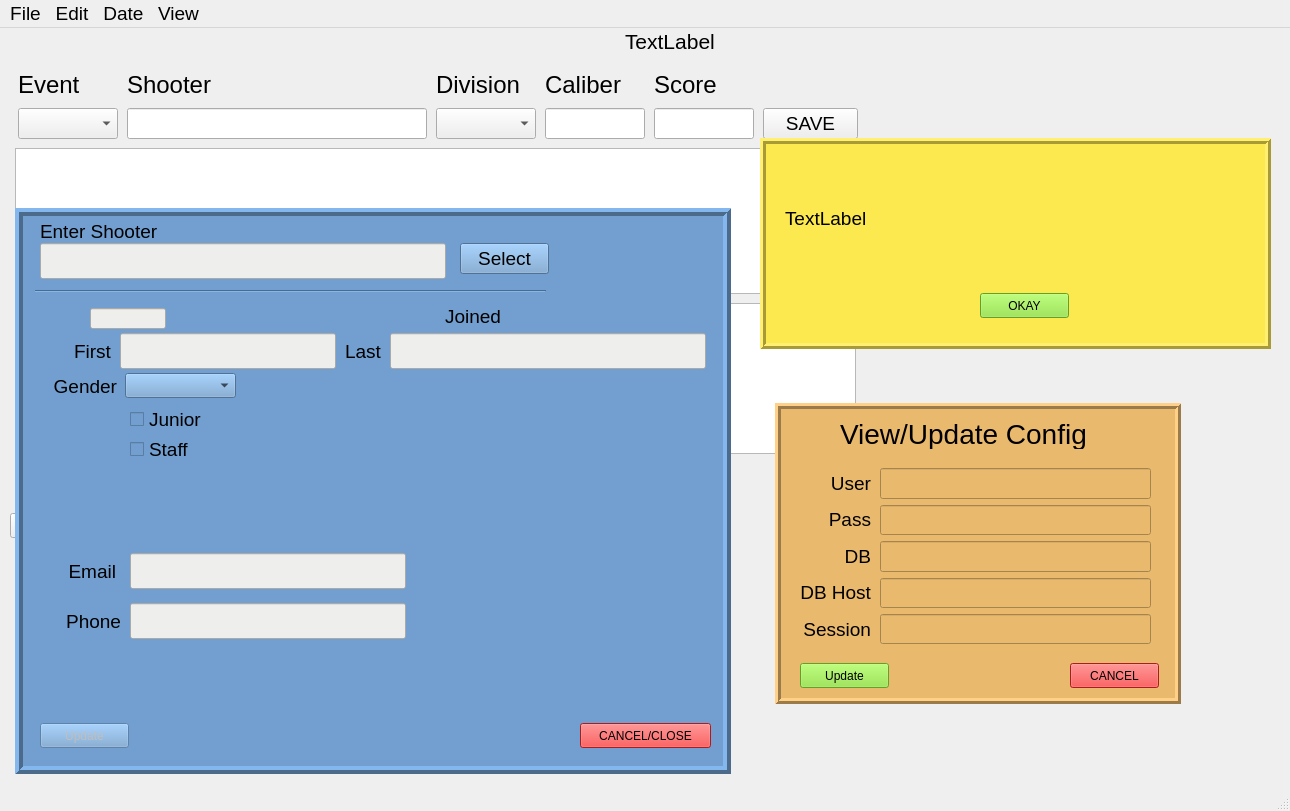
<?xml version="1.0" encoding="UTF-8"?>
<ui version="4.0">
 <class>MainWindow</class>
 <widget class="QMainWindow" name="MainWindow">
  <property name="geometry">
   <rect>
    <x>0</x>
    <y>0</y>
    <width>1290</width>
    <height>811</height>
   </rect>
  </property>
  <property name="sizePolicy">
   <sizepolicy hsizetype="Fixed" vsizetype="Fixed">
    <horstretch>0</horstretch>
    <verstretch>0</verstretch>
   </sizepolicy>
  </property>
  <property name="windowTitle">
   <string>MNSL Score</string>
  </property>
  <property name="windowIcon">
   <iconset>
    <normaloff>../../mnsl/logo/b-card.png</normaloff>../../mnsl/logo/b-card.png</iconset>
  </property>
  <widget class="QWidget" name="centralwidget">
   <widget class="QTextBrowser" name="history">
    <property name="geometry">
     <rect>
      <x>15</x>
      <y>120</y>
      <width>841</width>
      <height>146</height>
     </rect>
    </property>
    <property name="font">
     <font>
      <family>Monospace</family>
      <pointsize>14</pointsize>
     </font>
    </property>
   </widget>
   <widget class="QPushButton" name="ButtRestart">
    <property name="geometry">
     <rect>
      <x>10</x>
      <y>485</y>
      <width>111</width>
      <height>25</height>
     </rect>
    </property>
    <property name="text">
     <string>Restart App</string>
    </property>
   </widget>
   <widget class="QLabel" name="lblInfo">
    <property name="geometry">
     <rect>
      <x>625</x>
      <y>0</y>
      <width>396</width>
      <height>26</height>
     </rect>
    </property>
    <property name="font">
     <font>
      <pointsize>16</pointsize>
     </font>
    </property>
    <property name="text">
     <string>TextLabel</string>
    </property>
   </widget>
   <widget class="QWidget" name="gridLayoutWidget">
    <property name="geometry">
     <rect>
      <x>15</x>
      <y>40</y>
      <width>846</width>
      <height>71</height>
     </rect>
    </property>
    <layout class="QGridLayout" name="gridLayout">
     <item row="2" column="0">
      <widget class="QComboBox" name="eventcomboBox">
       <property name="maximumSize">
        <size>
         <width>100</width>
         <height>16777215</height>
        </size>
       </property>
       <property name="font">
        <font>
         <pointsize>14</pointsize>
        </font>
       </property>
       <property name="focusPolicy">
        <enum>Qt::TabFocus</enum>
       </property>
      </widget>
     </item>
     <item row="0" column="4">
      <widget class="QLabel" name="label_5">
       <property name="font">
        <font>
         <pointsize>18</pointsize>
        </font>
       </property>
       <property name="text">
        <string>Score</string>
       </property>
      </widget>
     </item>
     <item row="0" column="3">
      <widget class="QLabel" name="label_4">
       <property name="font">
        <font>
         <pointsize>18</pointsize>
        </font>
       </property>
       <property name="text">
        <string>Caliber</string>
       </property>
      </widget>
     </item>
     <item row="0" column="1">
      <widget class="QLabel" name="label_2">
       <property name="font">
        <font>
         <pointsize>18</pointsize>
        </font>
       </property>
       <property name="text">
        <string>Shooter</string>
       </property>
      </widget>
     </item>
     <item row="0" column="2">
      <widget class="QLabel" name="label_3">
       <property name="font">
        <font>
         <pointsize>18</pointsize>
        </font>
       </property>
       <property name="text">
        <string>Division</string>
       </property>
      </widget>
     </item>
     <item row="2" column="3">
      <widget class="QLineEdit" name="caliber">
       <property name="maximumSize">
        <size>
         <width>100</width>
         <height>16777215</height>
        </size>
       </property>
       <property name="font">
        <font>
         <pointsize>14</pointsize>
        </font>
       </property>
      </widget>
     </item>
     <item row="2" column="2">
      <widget class="QComboBox" name="divcomboBox">
       <property name="maximumSize">
        <size>
         <width>100</width>
         <height>16777215</height>
        </size>
       </property>
       <property name="font">
        <font>
         <pointsize>14</pointsize>
        </font>
       </property>
       <property name="focusPolicy">
        <enum>Qt::TabFocus</enum>
       </property>
      </widget>
     </item>
     <item row="2" column="1">
      <widget class="QLineEdit" name="shooter">
       <property name="minimumSize">
        <size>
         <width>300</width>
         <height>0</height>
        </size>
       </property>
       <property name="maximumSize">
        <size>
         <width>300</width>
         <height>16777215</height>
        </size>
       </property>
       <property name="font">
        <font>
         <pointsize>14</pointsize>
        </font>
       </property>
      </widget>
     </item>
     <item row="0" column="0">
      <widget class="QLabel" name="label">
       <property name="font">
        <font>
         <pointsize>18</pointsize>
        </font>
       </property>
       <property name="text">
        <string>Event</string>
       </property>
      </widget>
     </item>
     <item row="2" column="4">
      <widget class="QLineEdit" name="score">
       <property name="minimumSize">
        <size>
         <width>100</width>
         <height>0</height>
        </size>
       </property>
       <property name="maximumSize">
        <size>
         <width>100</width>
         <height>16777215</height>
        </size>
       </property>
       <property name="font">
        <font>
         <pointsize>14</pointsize>
        </font>
       </property>
      </widget>
     </item>
     <item row="2" column="5">
      <widget class="QPushButton" name="saveButton">
       <property name="maximumSize">
        <size>
         <width>95</width>
         <height>16777215</height>
        </size>
       </property>
       <property name="font">
        <font>
         <pointsize>14</pointsize>
        </font>
       </property>
       <property name="text">
        <string>SAVE</string>
       </property>
      </widget>
     </item>
    </layout>
   </widget>
   <widget class="QFrame" name="frameerrormsg">
    <property name="geometry">
     <rect>
      <x>760</x>
      <y>110</y>
      <width>511</width>
      <height>211</height>
     </rect>
    </property>
    <property name="styleSheet">
     <string notr="true">border-color: rgb(252, 233, 79);
background-color: rgb(252, 233, 79);</string>
    </property>
    <property name="frameShape">
     <enum>QFrame::Box</enum>
    </property>
    <property name="frameShadow">
     <enum>QFrame::Raised</enum>
    </property>
    <property name="lineWidth">
     <number>3</number>
    </property>
    <widget class="QPushButton" name="Buttokayerrormsg">
     <property name="geometry">
      <rect>
       <x>220</x>
       <y>155</y>
       <width>89</width>
       <height>25</height>
      </rect>
     </property>
     <property name="styleSheet">
      <string notr="true">background-color: rgb(138, 226, 52);</string>
     </property>
     <property name="text">
      <string>OKAY</string>
     </property>
    </widget>
    <widget class="QLabel" name="lblerrorboxmsg">
     <property name="geometry">
      <rect>
       <x>25</x>
       <y>25</y>
       <width>456</width>
       <height>111</height>
      </rect>
     </property>
     <property name="font">
      <font>
       <pointsize>14</pointsize>
      </font>
     </property>
     <property name="text">
      <string>TextLabel</string>
     </property>
    </widget>
   </widget>
   <widget class="QFrame" name="frameCal">
    <property name="geometry">
     <rect>
      <x>180</x>
      <y>195</y>
      <width>506</width>
      <height>266</height>
     </rect>
    </property>
    <property name="styleSheet">
     <string notr="true">background-color: rgb(211, 215, 207);</string>
    </property>
    <property name="frameShape">
     <enum>QFrame::Panel</enum>
    </property>
    <property name="frameShadow">
     <enum>QFrame::Raised</enum>
    </property>
    <property name="lineWidth">
     <number>5</number>
    </property>
    <widget class="QCalendarWidget" name="calendarWidget">
     <property name="geometry">
      <rect>
       <x>25</x>
       <y>25</y>
       <width>456</width>
       <height>171</height>
      </rect>
     </property>
     <property name="styleSheet">
      <string notr="true">background-color: rgb(114, 159, 207);</string>
     </property>
    </widget>
    <widget class="QPushButton" name="ButtGetDate">
     <property name="geometry">
      <rect>
       <x>60</x>
       <y>215</y>
       <width>89</width>
       <height>25</height>
      </rect>
     </property>
     <property name="text">
      <string>Select</string>
     </property>
    </widget>
    <widget class="QPushButton" name="ButtCalCancel">
     <property name="geometry">
      <rect>
       <x>385</x>
       <y>215</y>
       <width>89</width>
       <height>25</height>
      </rect>
     </property>
     <property name="text">
      <string>CANCEL</string>
     </property>
    </widget>
   </widget>
   <widget class="QTextBrowser" name="errorlog">
    <property name="geometry">
     <rect>
      <x>15</x>
      <y>275</y>
      <width>841</width>
      <height>151</height>
     </rect>
    </property>
    <property name="styleSheet">
     <string notr="true">color: rgb(239, 41, 41);</string>
    </property>
   </widget>
   <widget class="QFrame" name="frameConfig">
    <property name="geometry">
     <rect>
      <x>775</x>
      <y>375</y>
      <width>406</width>
      <height>301</height>
     </rect>
    </property>
    <property name="focusPolicy">
     <enum>Qt::NoFocus</enum>
    </property>
    <property name="styleSheet">
     <string notr="true">border-color: rgb(252, 233, 79);
background-color: rgb(233, 185, 110);</string>
    </property>
    <property name="frameShape">
     <enum>QFrame::Box</enum>
    </property>
    <property name="frameShadow">
     <enum>QFrame::Raised</enum>
    </property>
    <property name="lineWidth">
     <number>3</number>
    </property>
    <widget class="QPushButton" name="ButtConfigOkay">
     <property name="geometry">
      <rect>
       <x>25</x>
       <y>260</y>
       <width>89</width>
       <height>25</height>
      </rect>
     </property>
     <property name="styleSheet">
      <string notr="true">background-color: rgb(138, 226, 52);</string>
     </property>
     <property name="text">
      <string>Update</string>
     </property>
    </widget>
    <widget class="QLabel" name="label_11">
     <property name="geometry">
      <rect>
       <x>65</x>
       <y>15</y>
       <width>276</width>
       <height>31</height>
      </rect>
     </property>
     <property name="font">
      <font>
       <pointsize>21</pointsize>
      </font>
     </property>
     <property name="text">
      <string>View/Update Config</string>
     </property>
    </widget>
    <widget class="QPushButton" name="ButtConfigCancel">
     <property name="geometry">
      <rect>
       <x>295</x>
       <y>260</y>
       <width>89</width>
       <height>25</height>
      </rect>
     </property>
     <property name="styleSheet">
      <string notr="true">background-color: rgb(239, 41, 41);</string>
     </property>
     <property name="text">
      <string>CANCEL</string>
     </property>
    </widget>
    <widget class="QWidget" name="verticalLayoutWidget">
     <property name="geometry">
      <rect>
       <x>20</x>
       <y>65</y>
       <width>76</width>
       <height>176</height>
      </rect>
     </property>
     <layout class="QVBoxLayout" name="verticalLayout">
      <item>
       <widget class="QLabel" name="lblConfig1">
        <property name="font">
         <font>
          <pointsize>14</pointsize>
         </font>
        </property>
        <property name="layoutDirection">
         <enum>Qt::LeftToRight</enum>
        </property>
        <property name="text">
         <string>User</string>
        </property>
        <property name="alignment">
         <set>Qt::AlignRight|Qt::AlignTrailing|Qt::AlignVCenter</set>
        </property>
       </widget>
      </item>
      <item>
       <widget class="QLabel" name="lblConfig1_2">
        <property name="font">
         <font>
          <pointsize>14</pointsize>
         </font>
        </property>
        <property name="layoutDirection">
         <enum>Qt::LeftToRight</enum>
        </property>
        <property name="text">
         <string>Pass</string>
        </property>
        <property name="alignment">
         <set>Qt::AlignRight|Qt::AlignTrailing|Qt::AlignVCenter</set>
        </property>
       </widget>
      </item>
      <item>
       <widget class="QLabel" name="lblConfig1_3">
        <property name="font">
         <font>
          <pointsize>14</pointsize>
         </font>
        </property>
        <property name="layoutDirection">
         <enum>Qt::LeftToRight</enum>
        </property>
        <property name="text">
         <string>DB</string>
        </property>
        <property name="alignment">
         <set>Qt::AlignRight|Qt::AlignTrailing|Qt::AlignVCenter</set>
        </property>
       </widget>
      </item>
      <item>
       <widget class="QLabel" name="lblConfig1_5">
        <property name="font">
         <font>
          <pointsize>14</pointsize>
         </font>
        </property>
        <property name="layoutDirection">
         <enum>Qt::LeftToRight</enum>
        </property>
        <property name="text">
         <string>DB Host</string>
        </property>
        <property name="alignment">
         <set>Qt::AlignRight|Qt::AlignTrailing|Qt::AlignVCenter</set>
        </property>
       </widget>
      </item>
      <item>
       <widget class="QLabel" name="lblConfig1_4">
        <property name="font">
         <font>
          <pointsize>14</pointsize>
         </font>
        </property>
        <property name="layoutDirection">
         <enum>Qt::LeftToRight</enum>
        </property>
        <property name="text">
         <string>Session</string>
        </property>
        <property name="alignment">
         <set>Qt::AlignRight|Qt::AlignTrailing|Qt::AlignVCenter</set>
        </property>
       </widget>
      </item>
     </layout>
    </widget>
    <widget class="QWidget" name="verticalLayoutWidget_2">
     <property name="geometry">
      <rect>
       <x>105</x>
       <y>65</y>
       <width>271</width>
       <height>176</height>
      </rect>
     </property>
     <layout class="QVBoxLayout" name="verticalLayout_2">
      <item>
       <widget class="QLineEdit" name="lnConfigUser">
        <property name="font">
         <font>
          <pointsize>14</pointsize>
         </font>
        </property>
       </widget>
      </item>
      <item>
       <widget class="QLineEdit" name="lnConfigPass">
        <property name="font">
         <font>
          <pointsize>14</pointsize>
         </font>
        </property>
       </widget>
      </item>
      <item>
       <widget class="QLineEdit" name="lnConfigDB">
        <property name="font">
         <font>
          <pointsize>14</pointsize>
         </font>
        </property>
       </widget>
      </item>
      <item>
       <widget class="QLineEdit" name="lnConfigDBHost">
        <property name="font">
         <font>
          <pointsize>14</pointsize>
         </font>
        </property>
       </widget>
      </item>
      <item>
       <widget class="QLineEdit" name="lnConfigSession">
        <property name="font">
         <font>
          <pointsize>14</pointsize>
         </font>
        </property>
       </widget>
      </item>
     </layout>
    </widget>
   </widget>
   <widget class="QFrame" name="frameEditShooter">
    <property name="geometry">
     <rect>
      <x>15</x>
      <y>180</y>
      <width>716</width>
      <height>566</height>
     </rect>
    </property>
    <property name="styleSheet">
     <string notr="true">background-color: rgb(114, 159, 207);</string>
    </property>
    <property name="frameShape">
     <enum>QFrame::Box</enum>
    </property>
    <property name="frameShadow">
     <enum>QFrame::Raised</enum>
    </property>
    <property name="lineWidth">
     <number>4</number>
    </property>
    <widget class="QLineEdit" name="lnEditShooter">
     <property name="geometry">
      <rect>
       <x>25</x>
       <y>35</y>
       <width>406</width>
       <height>36</height>
      </rect>
     </property>
     <property name="font">
      <font>
       <pointsize>14</pointsize>
      </font>
     </property>
     <property name="styleSheet">
      <string notr="true">background-color: rgb(238, 238, 236);</string>
     </property>
    </widget>
    <widget class="QCheckBox" name="checkBoxJunior">
     <property name="geometry">
      <rect>
       <x>115</x>
       <y>200</y>
       <width>92</width>
       <height>23</height>
      </rect>
     </property>
     <property name="font">
      <font>
       <pointsize>14</pointsize>
      </font>
     </property>
     <property name="text">
      <string>Junior</string>
     </property>
    </widget>
    <widget class="QCheckBox" name="checkBoxStaff">
     <property name="geometry">
      <rect>
       <x>115</x>
       <y>230</y>
       <width>92</width>
       <height>23</height>
      </rect>
     </property>
     <property name="font">
      <font>
       <pointsize>14</pointsize>
      </font>
     </property>
     <property name="text">
      <string>Staff</string>
     </property>
    </widget>
    <widget class="QPushButton" name="ButtUpdateShooter">
     <property name="enabled">
      <bool>false</bool>
     </property>
     <property name="geometry">
      <rect>
       <x>25</x>
       <y>515</y>
       <width>89</width>
       <height>25</height>
      </rect>
     </property>
     <property name="text">
      <string>Update</string>
     </property>
    </widget>
    <widget class="QPushButton" name="ButtSelectShooter">
     <property name="geometry">
      <rect>
       <x>445</x>
       <y>35</y>
       <width>89</width>
       <height>31</height>
      </rect>
     </property>
     <property name="font">
      <font>
       <pointsize>14</pointsize>
      </font>
     </property>
     <property name="text">
      <string>Select</string>
     </property>
    </widget>
    <widget class="QLabel" name="label_7">
     <property name="geometry">
      <rect>
       <x>25</x>
       <y>15</y>
       <width>136</width>
       <height>17</height>
      </rect>
     </property>
     <property name="font">
      <font>
       <pointsize>14</pointsize>
      </font>
     </property>
     <property name="text">
      <string>Enter Shooter</string>
     </property>
    </widget>
    <widget class="QComboBox" name="comboBoxGender">
     <property name="geometry">
      <rect>
       <x>110</x>
       <y>165</y>
       <width>111</width>
       <height>25</height>
      </rect>
     </property>
     <property name="font">
      <font>
       <pointsize>14</pointsize>
      </font>
     </property>
    </widget>
    <widget class="QLabel" name="label_8">
     <property name="geometry">
      <rect>
       <x>35</x>
       <y>170</y>
       <width>67</width>
       <height>17</height>
      </rect>
     </property>
     <property name="font">
      <font>
       <pointsize>14</pointsize>
      </font>
     </property>
     <property name="text">
      <string>Gender</string>
     </property>
     <property name="alignment">
      <set>Qt::AlignRight|Qt::AlignTrailing|Qt::AlignVCenter</set>
     </property>
    </widget>
    <widget class="QLineEdit" name="lnEditShooterFirst">
     <property name="geometry">
      <rect>
       <x>105</x>
       <y>125</y>
       <width>216</width>
       <height>36</height>
      </rect>
     </property>
     <property name="font">
      <font>
       <pointsize>14</pointsize>
      </font>
     </property>
     <property name="styleSheet">
      <string notr="true">background-color: rgb(238, 238, 236);
color: rgb(0, 0, 0);</string>
     </property>
    </widget>
    <widget class="QLineEdit" name="lnEditShooterLast">
     <property name="geometry">
      <rect>
       <x>375</x>
       <y>125</y>
       <width>316</width>
       <height>36</height>
      </rect>
     </property>
     <property name="font">
      <font>
       <pointsize>14</pointsize>
      </font>
     </property>
     <property name="styleSheet">
      <string notr="true">background-color: rgb(238, 238, 236);</string>
     </property>
    </widget>
    <widget class="QLabel" name="label_9">
     <property name="geometry">
      <rect>
       <x>50</x>
       <y>135</y>
       <width>46</width>
       <height>17</height>
      </rect>
     </property>
     <property name="font">
      <font>
       <pointsize>14</pointsize>
      </font>
     </property>
     <property name="layoutDirection">
      <enum>Qt::LeftToRight</enum>
     </property>
     <property name="text">
      <string>First</string>
     </property>
     <property name="alignment">
      <set>Qt::AlignRight|Qt::AlignTrailing|Qt::AlignVCenter</set>
     </property>
    </widget>
    <widget class="QLabel" name="label_10">
     <property name="geometry">
      <rect>
       <x>325</x>
       <y>135</y>
       <width>41</width>
       <height>17</height>
      </rect>
     </property>
     <property name="font">
      <font>
       <pointsize>14</pointsize>
      </font>
     </property>
     <property name="text">
      <string>Last</string>
     </property>
     <property name="alignment">
      <set>Qt::AlignRight|Qt::AlignTrailing|Qt::AlignVCenter</set>
     </property>
    </widget>
    <widget class="Line" name="line">
     <property name="geometry">
      <rect>
       <x>20</x>
       <y>75</y>
       <width>511</width>
       <height>16</height>
      </rect>
     </property>
     <property name="orientation">
      <enum>Qt::Horizontal</enum>
     </property>
    </widget>
    <widget class="QPushButton" name="ButtEditShooterCancel">
     <property name="geometry">
      <rect>
       <x>565</x>
       <y>515</y>
       <width>131</width>
       <height>25</height>
      </rect>
     </property>
     <property name="styleSheet">
      <string notr="true">background-color: rgb(239, 41, 41);</string>
     </property>
     <property name="text">
      <string>CANCEL/CLOSE</string>
     </property>
    </widget>
    <widget class="QLineEdit" name="lnEditShooterId">
     <property name="enabled">
      <bool>false</bool>
     </property>
     <property name="geometry">
      <rect>
       <x>75</x>
       <y>100</y>
       <width>76</width>
       <height>21</height>
      </rect>
     </property>
     <property name="font">
      <font>
       <pointsize>14</pointsize>
      </font>
     </property>
     <property name="styleSheet">
      <string notr="true">background-color: rgb(238, 238, 236);</string>
     </property>
    </widget>
    <widget class="QLineEdit" name="lnEditShooterEmail">
     <property name="geometry">
      <rect>
       <x>115</x>
       <y>345</y>
       <width>276</width>
       <height>36</height>
      </rect>
     </property>
     <property name="font">
      <font>
       <pointsize>14</pointsize>
      </font>
     </property>
     <property name="styleSheet">
      <string notr="true">background-color: rgb(238, 238, 236);
color: rgb(0, 0, 0);</string>
     </property>
    </widget>
    <widget class="QLabel" name="label_12">
     <property name="geometry">
      <rect>
       <x>55</x>
       <y>355</y>
       <width>46</width>
       <height>17</height>
      </rect>
     </property>
     <property name="font">
      <font>
       <pointsize>14</pointsize>
      </font>
     </property>
     <property name="layoutDirection">
      <enum>Qt::LeftToRight</enum>
     </property>
     <property name="text">
      <string>Email</string>
     </property>
     <property name="alignment">
      <set>Qt::AlignRight|Qt::AlignTrailing|Qt::AlignVCenter</set>
     </property>
    </widget>
    <widget class="QLabel" name="label_13">
     <property name="geometry">
      <rect>
       <x>45</x>
       <y>405</y>
       <width>61</width>
       <height>17</height>
      </rect>
     </property>
     <property name="font">
      <font>
       <pointsize>14</pointsize>
      </font>
     </property>
     <property name="layoutDirection">
      <enum>Qt::LeftToRight</enum>
     </property>
     <property name="text">
      <string>Phone</string>
     </property>
     <property name="alignment">
      <set>Qt::AlignRight|Qt::AlignTrailing|Qt::AlignVCenter</set>
     </property>
    </widget>
    <widget class="QLineEdit" name="lnEditShooterPhone">
     <property name="geometry">
      <rect>
       <x>115</x>
       <y>395</y>
       <width>276</width>
       <height>36</height>
      </rect>
     </property>
     <property name="font">
      <font>
       <pointsize>14</pointsize>
      </font>
     </property>
     <property name="styleSheet">
      <string notr="true">background-color: rgb(238, 238, 236);
color: rgb(0, 0, 0);</string>
     </property>
    </widget>
    <widget class="QLabel" name="lblEditShooterJoinedDate">
     <property name="geometry">
      <rect>
       <x>430</x>
       <y>100</y>
       <width>256</width>
       <height>17</height>
      </rect>
     </property>
     <property name="font">
      <font>
       <pointsize>14</pointsize>
      </font>
     </property>
     <property name="text">
      <string>Joined</string>
     </property>
     <property name="alignment">
      <set>Qt::AlignLeading|Qt::AlignLeft|Qt::AlignVCenter</set>
     </property>
    </widget>
   </widget>
   <zorder>errorlog</zorder>
   <zorder>history</zorder>
   <zorder>ButtRestart</zorder>
   <zorder>lblInfo</zorder>
   <zorder>gridLayoutWidget</zorder>
   <zorder>frameerrormsg</zorder>
   <zorder>frameCal</zorder>
   <zorder>frameConfig</zorder>
   <zorder>frameEditShooter</zorder>
  </widget>
  <widget class="QMenuBar" name="menubar">
   <property name="geometry">
    <rect>
     <x>0</x>
     <y>0</y>
     <width>1290</width>
     <height>27</height>
    </rect>
   </property>
   <property name="font">
    <font>
     <pointsize>14</pointsize>
    </font>
   </property>
   <widget class="QMenu" name="menuFile">
    <property name="title">
     <string>File</string>
    </property>
    <addaction name="actionChoose_Session"/>
   </widget>
   <widget class="QMenu" name="menuEdit">
    <property name="title">
     <string>Edit</string>
    </property>
    <addaction name="actionPerson"/>
    <addaction name="actionScores"/>
    <addaction name="actionCalibers"/>
   </widget>
   <widget class="QMenu" name="menuDate">
    <property name="title">
     <string>Date</string>
    </property>
    <addaction name="actionChange_Date"/>
   </widget>
   <widget class="QMenu" name="menuView">
    <property name="title">
     <string>View</string>
    </property>
    <addaction name="actionAbout"/>
    <addaction name="actionconfig"/>
    <addaction name="actionScores_By_Shooter"/>
   </widget>
   <addaction name="menuFile"/>
   <addaction name="menuEdit"/>
   <addaction name="menuDate"/>
   <addaction name="menuView"/>
  </widget>
  <widget class="QStatusBar" name="statusbar"/>
  <action name="actionChoose_Session">
   <property name="text">
    <string>Choose Session...</string>
   </property>
   <property name="font">
    <font>
     <pointsize>14</pointsize>
    </font>
   </property>
  </action>
  <action name="actionPerson">
   <property name="text">
    <string>Person</string>
   </property>
   <property name="font">
    <font>
     <pointsize>14</pointsize>
    </font>
   </property>
  </action>
  <action name="actionScores">
   <property name="text">
    <string>Scores</string>
   </property>
   <property name="font">
    <font>
     <pointsize>14</pointsize>
    </font>
   </property>
  </action>
  <action name="actionCalibers">
   <property name="text">
    <string>Calibers</string>
   </property>
   <property name="font">
    <font>
     <pointsize>14</pointsize>
    </font>
   </property>
  </action>
  <action name="actionChange_Date">
   <property name="text">
    <string>Change Date</string>
   </property>
   <property name="font">
    <font>
     <pointsize>14</pointsize>
    </font>
   </property>
  </action>
  <action name="actionViewScores">
   <property name="text">
    <string>Scores</string>
   </property>
   <property name="font">
    <font>
     <pointsize>14</pointsize>
    </font>
   </property>
  </action>
  <action name="actionconfig">
   <property name="text">
    <string>config</string>
   </property>
   <property name="font">
    <font>
     <pointsize>14</pointsize>
    </font>
   </property>
   <property name="shortcut">
    <string>Alt+C</string>
   </property>
  </action>
  <action name="actionScores_By_Shooter">
   <property name="text">
    <string>Scores By Shooter</string>
   </property>
  </action>
  <action name="actionAbout">
   <property name="text">
    <string>About</string>
   </property>
  </action>
 </widget>
 <tabstops>
  <tabstop>eventcomboBox</tabstop>
  <tabstop>shooter</tabstop>
  <tabstop>divcomboBox</tabstop>
  <tabstop>caliber</tabstop>
  <tabstop>score</tabstop>
  <tabstop>saveButton</tabstop>
  <tabstop>lnEditShooter</tabstop>
  <tabstop>ButtSelectShooter</tabstop>
  <tabstop>lnEditShooterFirst</tabstop>
  <tabstop>lnEditShooterLast</tabstop>
  <tabstop>comboBoxGender</tabstop>
  <tabstop>lnConfigUser</tabstop>
  <tabstop>lnConfigPass</tabstop>
  <tabstop>lnConfigDB</tabstop>
  <tabstop>lnConfigDBHost</tabstop>
  <tabstop>lnConfigSession</tabstop>
  <tabstop>ButtConfigOkay</tabstop>
  <tabstop>ButtConfigCancel</tabstop>
  <tabstop>ButtRestart</tabstop>
  <tabstop>checkBoxJunior</tabstop>
  <tabstop>lnEditShooterId</tabstop>
  <tabstop>checkBoxStaff</tabstop>
  <tabstop>ButtUpdateShooter</tabstop>
  <tabstop>ButtEditShooterCancel</tabstop>
  <tabstop>errorlog</tabstop>
  <tabstop>Buttokayerrormsg</tabstop>
  <tabstop>history</tabstop>
 </tabstops>
 <resources/>
 <connections/>
</ui>
